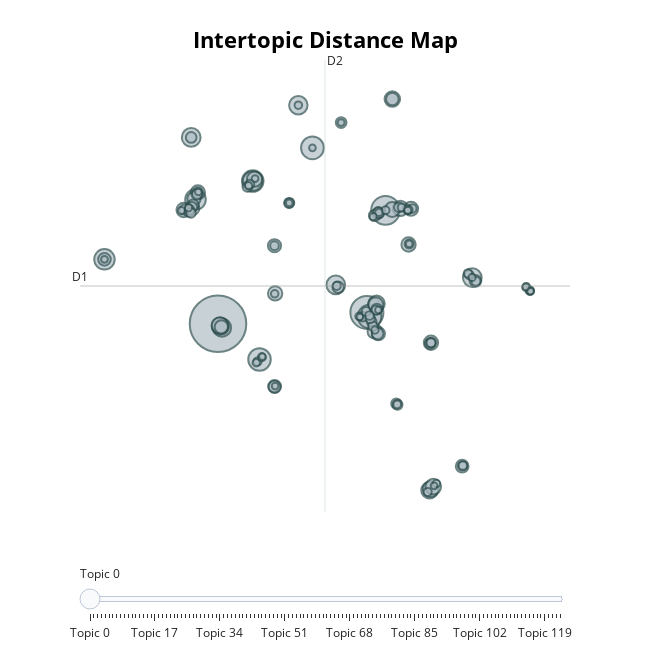

Notebook source saved alongside this figure:
### Markdown cell above
#### Create a 2D representation of the topics:

### Code cell
distance_map = bertmodel_mpnet.visualize_topics()
distance_map.show()
